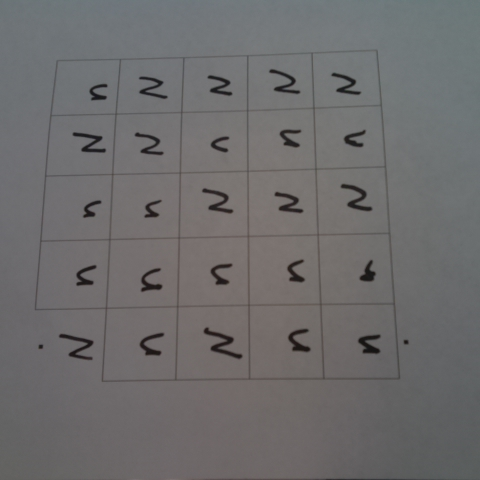
#> input picture TDS_Image_Proj/images/thefan2.jpg, 480 x 480 px, found by its file name
$ python threshold-vis.py
#> lines starting #> are read from the running program, lines starting #| are printed output that depends on the picture; after the words box and inside, x2 and y2 are one past the last pixel; in counts of white or black regions, pixels touching at a corner belong together
#!/usr/bin/env python

# threshold-vis.py - realish-time visualization of threshold adjustment
#                    on a grayscale image

import cv2
import numpy as np
import os

IMAGE_DIR = '/home/jaeger/dev/github.com/tds/Playground/TDS_Image_Proj/images'
IMAGE = 'thefan2.jpg'

# load the original image
img_orig = cv2.imread(os.path.join(IMAGE_DIR, IMAGE))
#> img_orig is the input picture: shape (480, 480, 3); mean B, G, R 108.6, 108.1, 109.3

# save its shape for later use
rows, cols, channels = img_orig.shape
#> rows = 480; cols = 480; channels = 3

# make a grayscale copy of the original
img_gray = cv2.cvtColor(img_orig, cv2.COLOR_BGR2GRAY)

# make a new empty image (black) of the same shape as the grayscale image
img_new = np.zeros_like(img_gray)

# start with a pixel brightness threshold of 60 (range is 0-255)
threshold = 60

# until the quit signal (q key) is encountered, keep drawing the new image
# and waiting for a keypress
while True:
	# copy the grayscale image to our new image, replacing all values BELOW
	# threshold with 0 and all values ABOVE threshold with 255, thus turning
	# the grayscale image into a black and while map
	for r in range(0, rows):
		for c in range(0, cols):
			if img_gray[r][c] >= threshold:
				img_new[r][c] = 255
			elif img_gray[r][c] < threshold:
				img_new[r][c] = 0
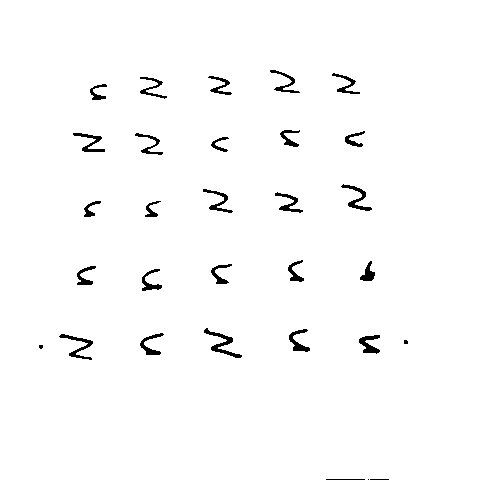
#> img_new: shape (480, 480); 98.1% white; 30 black regions (4 under 20 px), largest, box (x1, y1, x2, y2) and area: (204, 328, 242, 358) 284, (59, 334, 93, 360) 235, (341, 184, 372, 211) 225

	# write the threshold onto the image so we know what it is currently
	cv2.putText(img_new, "Threshold: %d" % threshold, (5, 15), cv2.FONT_HERSHEY_SIMPLEX, .5, (0, 0, 0), 1, cv2.LINE_AA)
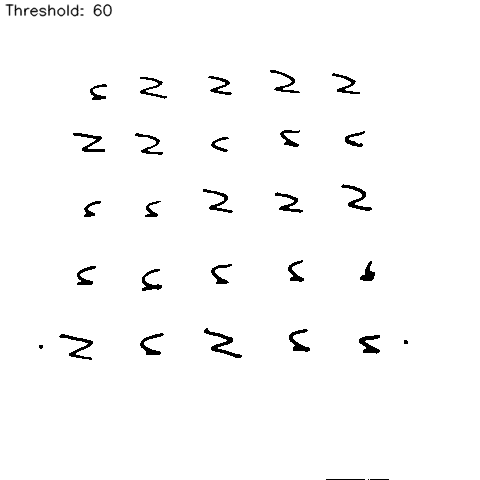
#> img_new: shape (480, 480); 0.32% of pixels changed, all inside (x1, y1, x2, y2) = (5, 3, 113, 17)

	# show the image
	cv2.imshow('new', img_new)

	# wait for a keypress
	key = cv2.waitKey(0)
#> (key Esc is pressed here)
	if key == 82: # up
		threshold = threshold + 5
	elif key == 84: # down
		threshold = threshold - 5
		if threshold < 0:
			threshold = 0
	elif chr(key & 0xFF) == 'q':
		break

# clean up after myself
cv2.destroyAllWindows()
